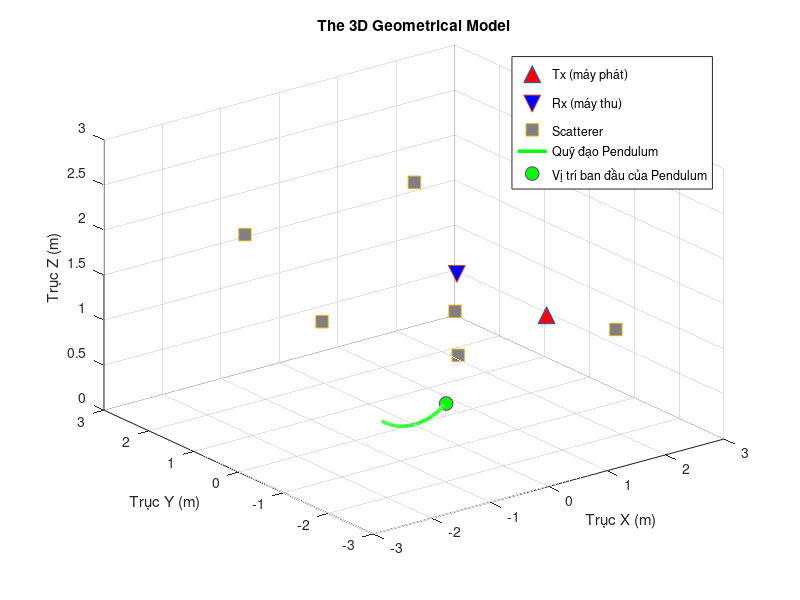

Reproduce this figure in MATLAB. (Note: this script raises an error after producing the figure.)
clc;
clearvars;
close all;
rng(1); % fix


%% 2. The 3D Geometrical Model
%Kích thước của căn phòng: X[-3, 3]m, Y[-3, 3]m, Z[0, 3]m

%Tọa độ phát và thu
Tx = [1.5, -1, 1.18];
Rx = [1.5, 1, 1.18];

%Tọa độ scatters
M = 6; %Số scatterers

SCF_x = -3 + 6 * rand(1,M);
SCF_y = -3 + 6 * rand(1,M);
SCF_z = 0 + 3 * rand(1,M);

%Con lắc
%Thông số của con lắc
L = 1.17;
xmax = 0.55;
g = 9.8;
dt = 0.001; % fix
t = 0:dt:15; %t=15s

%Quỹ đạo của con lắc theo 3 phương trình (38),(39),(40)
x_M = L * sin(asin(xmax/L) * cos(sqrt(g/L) * t));
y_M = zeros(1, length(t));
z_M = L * (1 - cos(asin(x_M/L)));

%%  VẼ ĐỒ THỊ MÔ PHỎNG MÔI TRƯỜNG 3D
figure('Name', 'Mô hình Không gian 3D - Micro-Doppler', 'Color', 'w');
hold on; grid on; view(3);
xlabel('Trục X (m)');
ylabel('Trục Y (m)');
zlabel('Trục Z (m)');
title('The 3D Geometrical Model');
axis([-3 3 -3 3 0 3]);

% Đầu thu phát
scatter3(Tx(1), Tx(2), Tx(3), 150, '^', 'DisplayName', 'Tx (máy phát)', 'MarkerFaceColor', 'r'); % label fix
scatter3(Rx(1), Rx(2), Rx(3), 150, 'v', 'DisplayName', 'Rx (máy thu)', 'MarkerFaceColor', 'b');  % label fix
% Fixed Scatterers
scatter3(SCF_x, SCF_y, SCF_z, 80, 's', 'DisplayName', 'Scatterer', 'MarkerFaceColor', [0.5 0.5 0.5] );
% Quỹ đạo Pendulum
plot3(x_M, y_M, z_M, 'g', 'LineWidth', 2.5, 'DisplayName', 'Quỹ đạo Pendulum');
% Starter point
scatter3(x_M(1), y_M(1), z_M(1), 100, 'o', 'MarkerFaceColor', 'g', 'DisplayName', 'Vị trí ban đầu của Pendulum');
legend('Location','best');


%% 3.Channel Transfer Function

% Tính khoảng cách dM_Tx (giữa Tx và con lắc) (10)
dM_Tx = sqrt((x_M - Tx(1)).^2 + (y_M - Tx(2)).^2 + (z_M - Tx(3)).^2);

% Tính khoảng cách dM_Rx (giữa con lắc và Rx) (11)
dM_Rx = sqrt((x_M - Rx(1)).^2 + (y_M - Rx(2)).^2 + (z_M - Rx(3)).^2);

%TV Propagation delay (16)
c0 = 299792458; % c0
tau_M = (dM_Tx + dM_Rx) / c0;


f0 = 5.32e9; %Carrier Freq
eta = 0.8; %Eta n
subc_f = 312.5e3; %Subcarrier frequencies difference

%OFDM subcarrier 
q = [-28:2:-2, -1, 1:2:27, 28]; % 30 sub
deltaf_q = q * subc_f; %(20)


%Chọn 6 scatterers cố định
M_fixed = M;

%Path gain (41)
cM_fixed = sqrt(2*eta);
cF_m = sqrt(2 * (1 - eta) / M_fixed);

%Random Phase Variable
theta_F = 2 * pi * rand(1, M_fixed) - pi; 
theta_M = 2 * pi * rand() - pi; 

%Tính CTF
H_F_m = sum(cF_m * exp(1i*theta_F)); %sigma 6 Scatterers %(19) % mean -> sum

H_total = zeros(length(q), length(t));
for idx = 1:length(q)
    H_M = cM_fixed * exp(1i * (theta_M - 2 * pi * (f0 + deltaf_q(idx)) * tau_M)); %(18)
    H_total(idx, :) = H_M + H_F_m; %(17)
end

%% 4.Spectrogram
% Tính tổng tín hiệu của 30 subcarriers (STFT tuyến tính nên tương đương tổng các STFT, Eq. 42)
H_signal = sum(H_total, 1); 
fs = 1/dt;               % Tần số lấy mẫu (1000 Hz do dt = 0.001)
win_length = 256;         % Số mẫu của window, lũy thừa của 2


%Gaussian window với sigma_w = 31.1 ms
sigma_t = 31.1e-3;
sigmasample = sigma_t / dt;                  % sigma tính theo số mẫu
alpha = (win_length - 1) / (2 * sigmasample); % gausswin: sigma = (N-1)/(2*alpha)
window = gausswin(win_length, alpha); 
noverlap = win_length - 5; % hop = 5 mẫu (5 ms)
nfft = 1024;             % Số điểm FFT

%Vẽ đồ thị
figure('Name', 'Microdoppler Spectrogram', 'Color', 'w');

% Hàm spectrogram
spectrogram(H_signal, window, noverlap, nfft, fs, 'yaxis', 'centered');

%Đồ thị
title('Spectrogram Microdoppler');
xlabel('Time, t (s)');
ylabel('Frequency, f (Hz)');
ylim([-50 50]);
%caxis([-15 25]);
h = gca;
mx = max(h.Children(1).CData(:));
clim([mx-50 mx])
colormap('hot');
